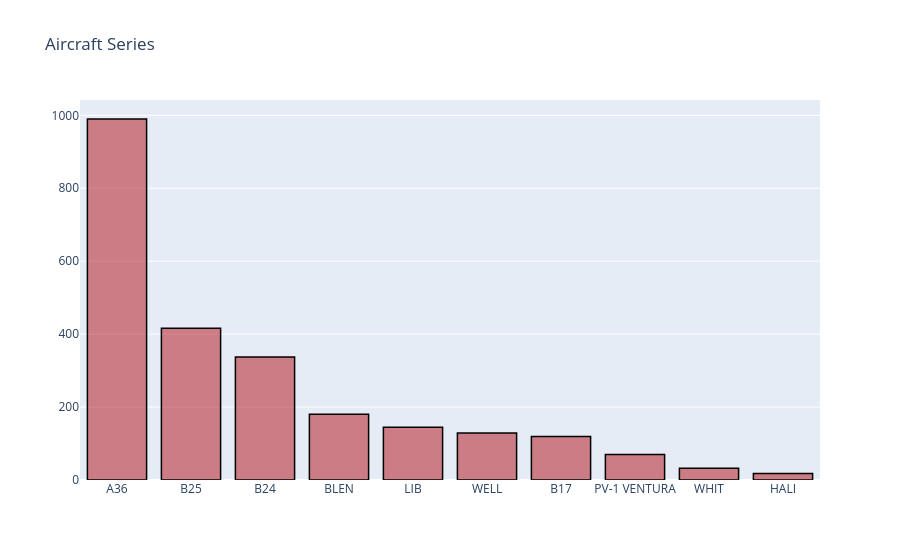

Source (notebook cell):
### Code cell
# Aircraft Series
data = aerial['Aircraft Series'].value_counts()
print(data[:10])
data = [go.Bar(
            x=data[:10].index,
            y=data[:10].values,
            hoverinfo = 'text',
            marker = dict(color = 'rgba(177, 14, 22, 0.5)',
                             line=dict(color='rgb(0,0,0)',width=1.5)),
    )]

layout = dict(
    title = 'Aircraft Series',
)
fig = go.Figure(data=data, layout=layout)
fig.show()

### Figure 1 — Plotly figure (JSON) as saved in the notebook; plotly's stock layout.template omitted (floating-point values rounded to 4 significant figures)
{"data": [{"hoverinfo": "text", "marker": {"color": "rgba(177, 14, 22, 0.5)", "line": {"color": "rgb(0, 0, 0)", "width": 1.5}}, "type": "bar", "x": ["A36", "B25", "B24", "BLEN", "LIB", "WELL", "B17", "PV-1 VENTURA", "WHIT", "HALI"], "y": [990, 416, 337, 180, 145, 129, 119, 70, 32, 18]}], "layout": {"autosize": true, "title": {"text": "Aircraft Series"}, "xaxis": {"autorange": true, "range": [-0.5, 9.5], "type": "category"}, "yaxis": {"autorange": true, "range": [0, 1042.0], "type": "linear"}}}
